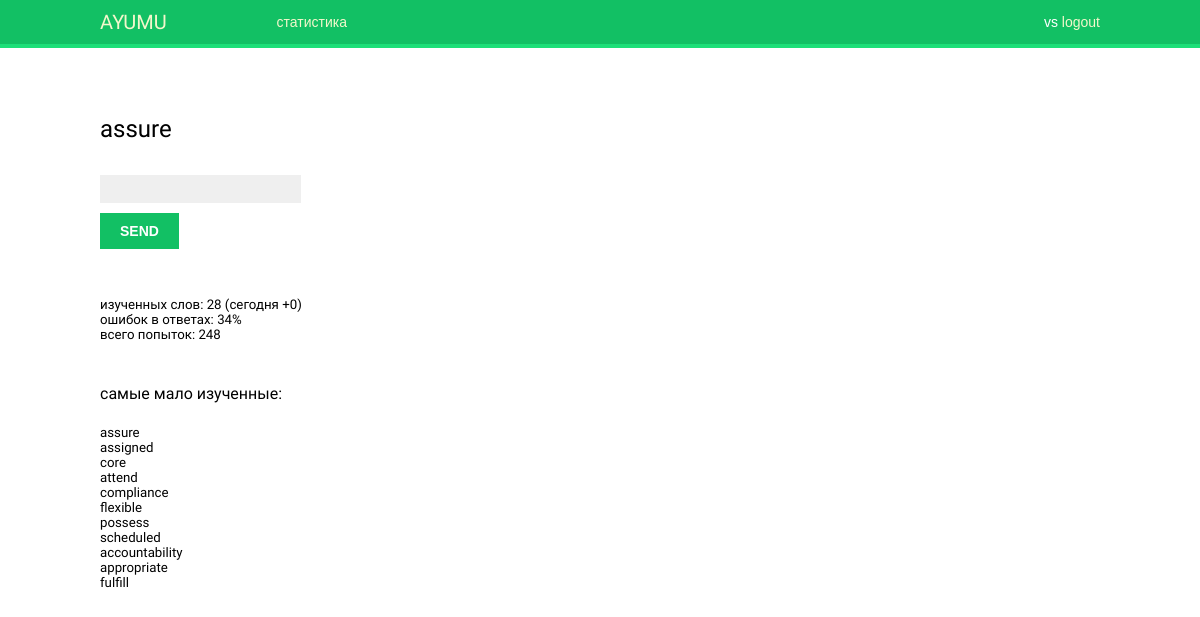
The app's page /training/ (signed in) with its own data.
### training/models.py (models this page shows, shortened)
class ENG(models.Model):
	eng = models.CharField(max_length=100, unique=True)
	objects = models.Manager()
	class Meta:
		ordering = ('eng',)

class Lexicon(models.Model):
	TYPE_DICT = [('ER', 'ER'), ('RE', 'RE')]
	word_id = models.IntegerField(default=0)
	word = models.CharField(max_length=100)
	results = models.CharField(max_length=100, default=[])
	percent = models.IntegerField(default=0)
	attempts = models.IntegerField(default=0)
	test_type = models.CharField(max_length=2, choices=TYPE_DICT, default='ER')  # True = eng-rus
	username = models.ForeignKey(User, on_delete=models.CASCADE, related_name='lexicon')
	objects = models.Manager()

### training/views.py (the view, shortened to what this page needs)
# urls.py: path('', views.interview, name='interview'),
def interview(request):
	username_id = request.user.id
	all_w = Statistics(request).get_learned_words()['all_w']
	today_w = Statistics(request).get_learned_words()['today_w']
	true_percent = Statistics(request).get_percentage_correct_answer() # процент правильн ответов
	get_try = Statistics(request).get_try()
	mos_dif = Statistics(request).most_difficult()
	previous_result = ''
	wrong_answers_result = ''
	try:
		result = Result.objects.filter(username_id=username_id).latest('datetime')
		if result.status == True:
			previous_result = '' # строка текста при правильном ответе, заполнить типа: "молодец, продолжай!"
	except:
		previous_result = ''
	interview = Interview(request)
	question = interview.get_current_word() # слово для запроса
	print("question: " + str(question))
	if request.method == 'POST':
		form = InterviewForm(request.POST)
		if form.is_valid():
			answer = form.cleaned_data['answer'].lower()
			print('answer: ' + str(answer))
			status = False
			test_type = interview.test_type
			correct_answers = interview.get_correct_answer() # получаем список корректных ответов
			if answer in correct_answers:
				status = True
			lex_stat = StatAnsLex(request)
			lex_stat.status = status
			lex_stat.question = question
			lex_stat.save_result()
			result = Result(question=question, answer=answer, status=status, username_id=username_id, test_type=test_type)
			result.save()
			interview.correct_status()
			return HttpResponseRedirect(request.path_info)
	else:
		form = InterviewForm()
		context = {'mos_dif': mos_dif, 'get_try': get_try, 'wrong_answers_result': wrong_answers_result, 'today_w': today_w, 'all_w': all_w, 'true_percent': true_percent, 'previous_result': previous_result, 'question': question, 'form': form}
		return render(request, 'training/interview.html', context)

### training/forms.py
class InterviewForm(forms.Form):
	answer = forms.CharField(max_length=100, widget=forms.TextInput(attrs={'autofocus': ''}))

### training/inter.py (called while the page is built)
	def get_current_word(self):
		try:
			Current.objects.get(username_id=self.user_id)
		except:
			new_user = Current(username_id=self.user_id)
			new_user.save()
		word = ''
		word_id = self.get_id_current_word()
		self.test_type = Current.objects.get(username_id=self.user_id).test_type
		if self.test_type == 'ER':
			word = ENG.objects.get(id=word_id).eng
		if self.test_type == 'RE':
			word = RUS.objects.get(id=word_id).rus
		self.question = word
		return word

	def get_id_current_word(self):
		result = Current.objects.get(username_id=self.user_id)
		text = result.tested_words
		arr_words = re.findall('([-+]?\d+)', text)
		if len(arr_words) == 0:
			self.get_array_test() # создаем новый масссив с id слов для теста
			result = Current.objects.get(username_id=self.user_id)
			text = result.tested_words
			arr_words = re.findall('([-+]?\d+)', text)
		word = arr_words.pop()
		return word

### training/statistics.py (called while the page is built)
	def most_difficult(self):
		self.get_lexicon()
		if self.data_lexicon:
			result = self.data_lexicon.filter(test_type='ER').order_by('percent')[:11]
			arr = []
			for i in result:
				arr.append(i.word)
			return arr

	def get_percentage_correct_answer(self):
		self.get_result()
		all = len(self.data_results)
		if all > 0:
			right = len(Result.objects.filter(username_id=self.user_id).filter(status=True))
			percent = int(100 - (right * 100 / all))
			return percent
		return 0

	def get_learned_words(self):
		self.most_difficult()
		today = datetime.today()
		day = today - timedelta(hours=23, minutes=59, seconds=59)
		day = day.date()
		all_learned_words = len(Result.objects.filter(username_id=self.user_id, test_type='ER').values('question').distinct())
		learned_words_today = len(Result.objects.filter(username_id=self.user_id, test_type='ER', datetime__gt=day).values('question').distinct())
		return {'all_w': all_learned_words, 'today_w': learned_words_today}

	def get_try(self):
		if Result.objects.filter(username_id=self.user_id):
			return len(Result.objects.filter(username_id=self.user_id))
		return 0

	def get_result(self):
		self.data_results = Result.objects.filter(username_id=self.user_id)

	def get_lexicon(self):
		self.data_lexicon = Lexicon.objects.filter(username_id=self.user_id)

### training/templates/training/interview.html (shortened to what this page needs)
{% extends "base.html" %}
{% block content %}
        <h2><p>{{ question }}</p></h2>
        <form action="." method="post">
            {% for field in form %}
                {{ field }}
            {% endfor %}
            <p><input type="submit" value="send"></p>
        </form>
        <h5>
            изученных слов: {{ all_w }} (сегодня +{{ today_w }})</br>
            ошибок в ответах: {{ true_percent }}%</br>
            всего попыток: {{ get_try }}
        </h5>
        <p>
            <h4><br>самые мало изученные:</h4>
            <h5>
            {% for word in mos_dif %}
                {{ word }}<br>
            {% endfor %}
            </h5>
        </p>
{% endblock %}

### account/templates/base.html (shortened to what this page needs)
{% load static %}
<!DOCTYPE html>
<html>
    <head>
        <link href="{% static 'css/base.css' %}" rel="stylesheet">
    </head>
    <body>
        <div id="header">
            <span class="logo">AYUMU</span>
            {% if request.user.is_authenticated %}
                <ul class="menu">
                    <li {% if section == 'dashboard' %} class="selected" {% endif %}>
                        <a href="{% url 'dashboard' %}">статистика</a>
                </ul>
            {% endif %}
            <span class="user">
                {% if request.user.is_authenticated %}
                    {{ request.user.username }}
                    <a href="{%  url 'logout' %}">logout</a>
                {% else %}
                    <a href="{% url 'login' %}">log-in</a>
                {% endif %}
            </span>
        </div>
        <div id="content">
            {% block content %}{% endblock %}
        </div>
    </body>
</html>

### account/static/css/base.css (style rules this page uses)
body { margin:0; padding:0; font-family:helvetica, sans-serif; }
p { line-height: 1.8; }
a { color:#12c064; text-decoration:none; }
h1, h2, h3, h4, h5 , h6 { font-family: 'Muli', sans-serif; font-weight:normal; }
h2 { margin:30px 0 20px; }
#header { padding:10px 100px; font-size:14px; background:#12c064; color:#fff; border-bottom:4px solid #1cdf78; overflow:auto; }
#header .logo { font-family: 'Muli', sans-serif; float:left; color:#f3f7cc; font-size:20px; margin-right:10%; }
#header ul.menu { list-style:none; float:left; margin:0; padding:0; }
#header ul.menu li { float:left; padding:4px 10px; }
#header a { color:#f3f7cc; }
#header .user { float:right; padding-top:4px; }
#content { padding:30px 100px; }
form { overflow:auto; }
form p { width:100%; overflow:auto; }
input, textarea { clear:both; float:left; margin:0 0 10px; background:#efefef; border:0; padding:6px 10px; font-size:14px; }
input[type=submit], a.button { font-weight:bold; background:#12c064; color:#fff; padding:10px 20px; font-size:14px; text-transform:uppercase; }

### records on screen
ENG: eng "assure"
Lexicon: mos_dif "assure"
Lexicon: mos_dif "assigned"
Lexicon: mos_dif "core"
Lexicon: mos_dif "attend"
Lexicon: mos_dif "compliance"
Lexicon: mos_dif "flexible"
Lexicon: mos_dif "possess"
Lexicon: mos_dif "scheduled"
Lexicon: mos_dif "accountability"
Lexicon: mos_dif "appropriate"
Lexicon: mos_dif "fulfill"

### other values on screen
{{ request.user.username }} "vs"
{{ all_w }} "28"
{{ today_w }} "0"
{{ true_percent }} "34"
{{ get_try }} "248"
